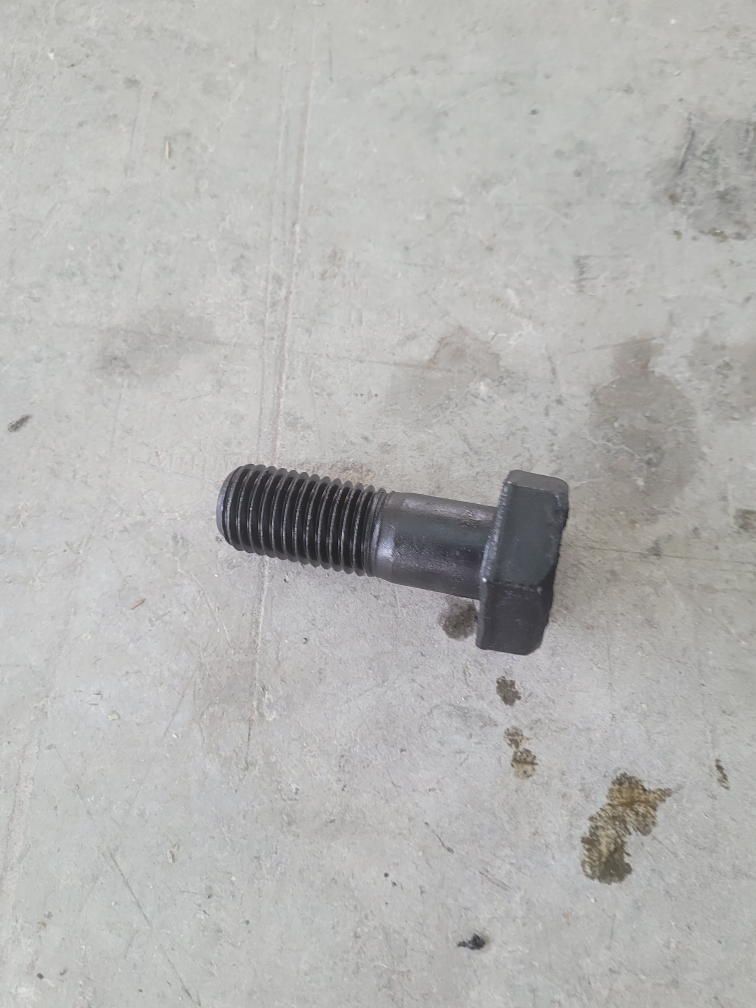
#> input picture dataset/threaded/20240613_120548.jpg, 3024 x 4032 px (shown at 1/4 size); its folder holds only this picture in this run
$ python step1_convolution.py
#> lines starting #> are read from the running program, lines starting #| are printed output that depends on the picture
import numpy as np
import matplotlib.pyplot as plt
from scipy.signal import fftconvolve
from PIL import Image
import os


def create_cosine_filter(size, freq, direction_deg):
    theta = np.radians(direction_deg)
    a = freq * np.cos(theta)
    b = freq * np.sin(theta)
    Y, X = np.mgrid[:size, :size]
    cx, cy = size // 2, size // 2
    x = X - cx
    y = Y - cy
    filt = np.cos(a * x + b * y)
    window = np.hanning(size)[:, None] * np.hanning(size)[None, :]
    filt = filt * window
    return filt


def load_image(path, target_size=256):
#> called with path = 'dataset/threaded/20240613_120548.jpg', target_size = 256
    img = Image.open(path).convert("L")
    img = img.resize((target_size, target_size))
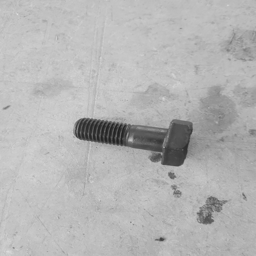
#> img: PIL image 256x256 L; min 33, max 223, mean 180.4
    return np.array(img, dtype=np.float64) / 255.0


def detect_threads_convolution(image, filter_sizes=[15, 25], freqs=[0.5, 1.0, 1.5],
                                directions=[0, 45, 90, 135]):
    best_energy = -1
    best_result = None
    results = []

    for fs in filter_sizes:
        for freq in freqs:
            for direction in directions:
                filt = create_cosine_filter(fs, freq, direction)
                conv = fftconvolve(image, filt, mode="same")
                energy = np.mean(conv**2)
                results.append({
                    "filter_size": fs, "freq": freq, "direction": direction,
                    "energy": energy, "conv": conv
                })
                if energy > best_energy:
                    best_energy = energy
                    best_result = conv
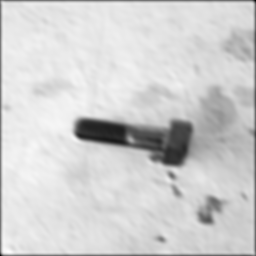
#> best_result: shape (256, 256) float64; min 2.68, max 17.6, mean 14.88; drawn with min black and max white
#> after the loop, best_energy = 226.8; results = 24 items

    return best_result, results


def visualize_filter_and_convolution(image, conv_result, filt, title_suffix=""):
    fig, axes = plt.subplots(1, 3, figsize=(14, 4))
    axes[0].imshow(image, cmap="gray")
    axes[0].set_title("Original Bolt Image")
    axes[0].axis("off")
    axes[1].imshow(filt, cmap="RdBu_r")
    axes[1].set_title(f"Cosine Filter{title_suffix}")
    axes[1].axis("off")
    axes[2].imshow(np.abs(conv_result), cmap="hot")
    axes[2].set_title("Convolution Result")
    axes[2].axis("off")
    plt.tight_layout()
    return fig


def get_image_files(data_dir, cat):
    cat_dir = os.path.join(data_dir, cat)
    exts = (".png", ".jpg", ".jpeg", ".bmp")
    return sorted([f for f in os.listdir(cat_dir) if f.lower().endswith(exts)])


def visualize_sample_results(data_dir, output_dir, target_size=256):
    os.makedirs(output_dir, exist_ok=True)
    categories = ["threaded", "threadless"]

    for cat in categories:
        files = get_image_files(data_dir, cat)
        if not files:
            continue

        img_path = os.path.join(data_dir, cat, files[0])
        image = load_image(img_path, target_size=target_size)

        conv_result, results = detect_threads_convolution(image)
#> results = 24 items

        best = max(results, key=lambda x: x["energy"])
#> best = 5 items
        filt = create_cosine_filter(best["filter_size"], best["freq"], best["direction"])

        fig = visualize_filter_and_convolution(
            image, conv_result, filt,
            title_suffix=f"\n(freq={best['freq']}, dir={best['direction']})"
        )
        fig.suptitle(f"{cat.capitalize()} Bolt - Convolution Detection", fontsize=14)
        fig.savefig(os.path.join(output_dir, f"convolution_{cat}.png"), dpi=150, bbox_inches="tight")
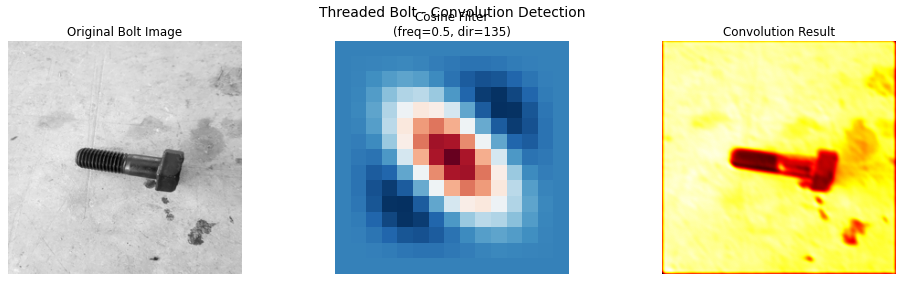
#> figure drawn by matplotlib, 3 panels
        plt.close(fig)
        print(f"  Saved convolution_{cat}.png")
#> pass 2 of the loop in visualize_sample_results, `for cat in categories:`:
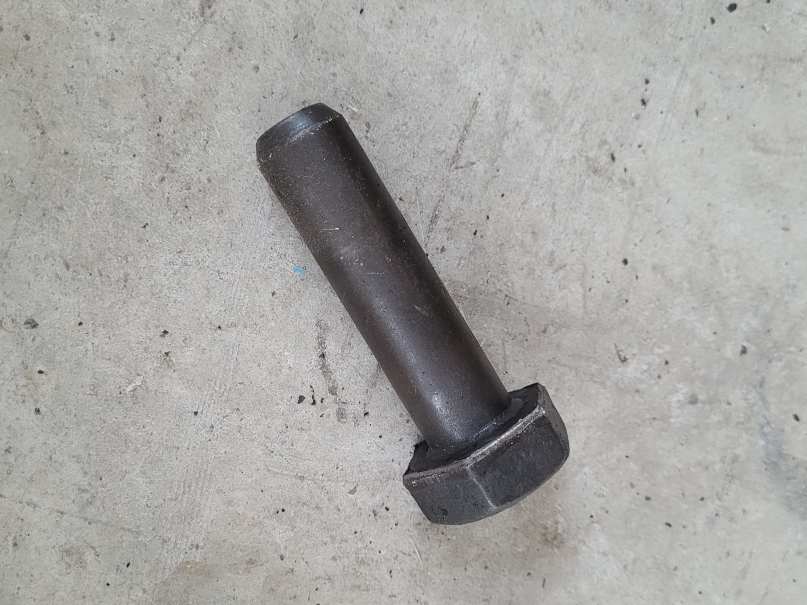
#> input picture dataset/threadless/20240613_110533.jpg, 1613 x 1210 px (shown at 1/2 size)
#> after the loop in detect_threads_convolution (call 2), `for fs in filter_sizes:`:
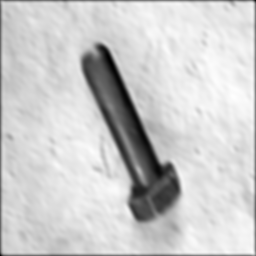
#> best_result: shape (256, 256) float64; min 2.07, max 16.57, mean 13.69; drawn with min black and max white
#> after the loop in detect_threads_convolution (call 2), `for fs in filter_sizes:`: best_energy = 195.3
#> in visualize_sample_results, `fig.savefig(os.path.join(output_dir, f"convolution_{cat}.png"), dpi=15..`:
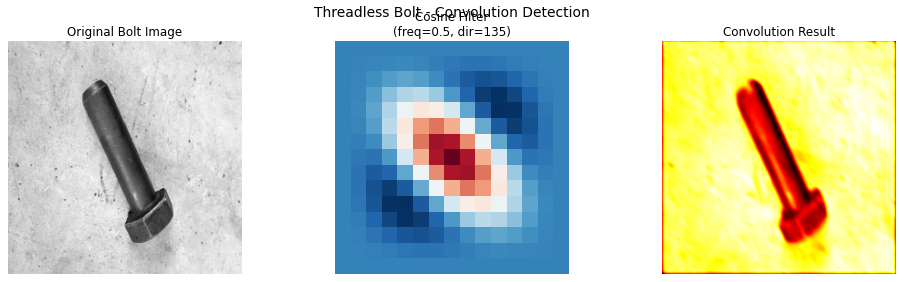
#> figure drawn by matplotlib, 3 panels

    fig, axes = plt.subplots(1, 2, figsize=(10, 4))
    for idx, cat in enumerate(categories):
        files = get_image_files(data_dir, cat)
        if not files:
            continue
        img = load_image(os.path.join(data_dir, cat, files[0]), target_size=target_size)
        axes[idx].imshow(img, cmap="gray")
        axes[idx].set_title(f"{cat.capitalize()} Bolt")
        axes[idx].axis("off")
#> pass 2 of the loop in visualize_sample_results, `for idx, cat in enumerate(categories):`:
    plt.suptitle("Sample Bolt Images", fontsize=14)
    plt.tight_layout()
    fig.savefig(os.path.join(output_dir, "sample_bolts.png"), dpi=150, bbox_inches="tight")
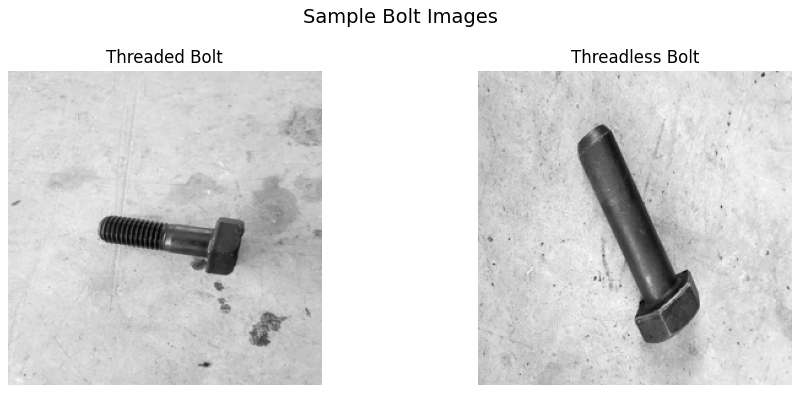
#> figure drawn by matplotlib, 2 panels
    plt.close(fig)
    print("  Saved sample_bolts.png")


def main():
    base_dir = os.path.dirname(__file__)
    project_dir = os.path.dirname(base_dir)
    data_dir = os.path.join(project_dir, "dataset")
    output_dir = os.path.join(project_dir, "figures")

    print("=== Part 1, Step 1: 2D Cosine Convolution for Thread Detection ===\n")
    print(f"Using real dataset from: {data_dir}")
    print("Note: All images resized to a fixed 256x256 pixels. This normalises spatial")
    print("frequencies across varying input resolutions (512x512 to 3024x4032), ensuring")
    print("that cosine filter responses are comparable between images.\n")
    print("Generating visualizations...")
    visualize_sample_results(data_dir, output_dir, target_size=256)

    print("\nDone! Figures saved to figures/")


if __name__ == "__main__":
    main()
